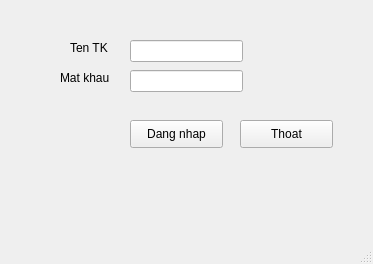
<?xml version="1.0" encoding="UTF-8"?>
<ui version="4.0">
 <class>MainWindow</class>
 <widget class="QMainWindow" name="MainWindow">
  <property name="geometry">
   <rect>
    <x>0</x>
    <y>0</y>
    <width>373</width>
    <height>264</height>
   </rect>
  </property>
  <property name="windowTitle">
   <string>MainWindow</string>
  </property>
  <widget class="QWidget" name="centralwidget">
   <widget class="QLabel" name="label">
    <property name="geometry">
     <rect>
      <x>70</x>
      <y>40</y>
      <width>55</width>
      <height>16</height>
     </rect>
    </property>
    <property name="text">
     <string>Ten TK</string>
    </property>
   </widget>
   <widget class="QLabel" name="label_2">
    <property name="geometry">
     <rect>
      <x>60</x>
      <y>70</y>
      <width>55</width>
      <height>16</height>
     </rect>
    </property>
    <property name="text">
     <string>Mat khau</string>
    </property>
   </widget>
   <widget class="QPushButton" name="btnDangNhap">
    <property name="geometry">
     <rect>
      <x>130</x>
      <y>120</y>
      <width>93</width>
      <height>28</height>
     </rect>
    </property>
    <property name="text">
     <string>Dang nhap</string>
    </property>
   </widget>
   <widget class="QPushButton" name="pushButton_2">
    <property name="geometry">
     <rect>
      <x>240</x>
      <y>120</y>
      <width>93</width>
      <height>28</height>
     </rect>
    </property>
    <property name="text">
     <string>Thoat</string>
    </property>
   </widget>
   <widget class="QLineEdit" name="txtTenTK">
    <property name="geometry">
     <rect>
      <x>130</x>
      <y>40</y>
      <width>113</width>
      <height>22</height>
     </rect>
    </property>
   </widget>
   <widget class="QLineEdit" name="txtMatKhau">
    <property name="geometry">
     <rect>
      <x>130</x>
      <y>70</y>
      <width>113</width>
      <height>22</height>
     </rect>
    </property>
   </widget>
  </widget>
  <widget class="QStatusBar" name="statusbar"/>
 </widget>
 <resources/>
 <connections/>
</ui>
